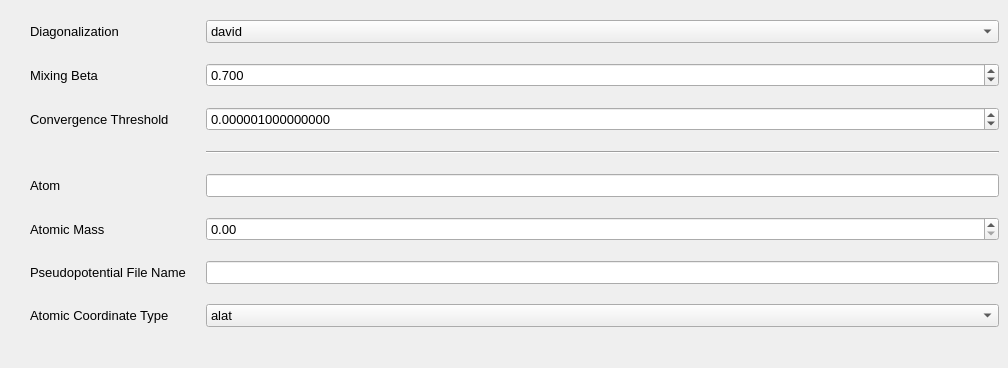
           <widget class="QWidget" name="tab_6">
            <attribute name="title">
             <string>Electrons</string>
            </attribute>
            <widget class="QWidget" name="">
             <property name="geometry">
              <rect>
               <x>10</x>
               <y>20</y>
               <width>989</width>
               <height>339</height>
              </rect>
             </property>
             <layout class="QFormLayout" name="formLayout_5">
              <property name="horizontalSpacing">
               <number>20</number>
              </property>
              <property name="verticalSpacing">
               <number>20</number>
              </property>
              <item row="1" column="0">
               <widget class="QLabel" name="label_11">
                <property name="font">
                 <font>
                  <pointsize>10</pointsize>
                 </font>
                </property>
                <property name="toolTip">
                 <string>&lt;html&gt;&lt;head/&gt;&lt;body&gt;&lt;pre style=&quot; margin-top:12px; margin-bottom:0px; margin-left:40px; margin-right:40px; -qt-block-indent:0; text-indent:0px;&quot;&gt;&lt;span style=&quot; font-family:'Courier New';&quot;&gt; Available options are:&lt;/span&gt;&lt;/pre&gt;&lt;pre style=&quot; margin-top:0px; margin-bottom:-13px; margin-left:40px; margin-right:40px; -qt-block-indent:0; text-indent:0px;&quot;&gt;&lt;span style=&quot; font-family:'Courier New';&quot;/&gt;&lt;/pre&gt;&lt;p&gt;&lt;span style=&quot; font-family:'Courier New';&quot;&gt;'david' :&lt;/span&gt;&lt;/p&gt;&lt;pre style=&quot; margin-top:0px; margin-bottom:0px; margin-left:90px; margin-right:40px; -qt-block-indent:0; text-indent:0px;&quot;&gt;&lt;span style=&quot; font-family:'Courier New';&quot;&gt;Davidson iterative diagonalization with overlap matrix&lt;/span&gt;&lt;/pre&gt;&lt;pre style=&quot; margin-top:0px; margin-bottom:0px; margin-left:90px; margin-right:40px; -qt-block-indent:0; text-indent:0px;&quot;&gt;&lt;span style=&quot; font-family:'Courier New';&quot;&gt;(default). Fast, may in some rare cases fail.&lt;/span&gt;&lt;/pre&gt;&lt;pre style=&quot; margin-top:0px; margin-bottom:-13px; margin-left:90px; margin-right:40px; -qt-block-indent:0; text-indent:0px;&quot;&gt;&lt;span style=&quot; font-family:'Courier New';&quot;/&gt;&lt;/pre&gt;&lt;p&gt;&lt;span style=&quot; font-family:'Courier New';&quot;&gt;'cg' :&lt;/span&gt;&lt;/p&gt;&lt;pre style=&quot; margin-top:0px; margin-bottom:0px; margin-left:90px; margin-right:40px; -qt-block-indent:0; text-indent:0px;&quot;&gt;&lt;span style=&quot; font-family:'Courier New';&quot;&gt;Conjugate-gradient-like band-by-band diagonalization.&lt;/span&gt;&lt;/pre&gt;&lt;pre style=&quot; margin-top:0px; margin-bottom:0px; margin-left:90px; margin-right:40px; -qt-block-indent:0; text-indent:0px;&quot;&gt;&lt;span style=&quot; font-family:'Courier New';&quot;&gt;MUCH slower than 'david' but uses less memory and is&lt;/span&gt;&lt;/pre&gt;&lt;pre style=&quot; margin-top:0px; margin-bottom:0px; margin-left:90px; margin-right:40px; -qt-block-indent:0; text-indent:0px;&quot;&gt;&lt;span style=&quot; font-family:'Courier New';&quot;&gt;(a little bit) more robust.&lt;/span&gt;&lt;/pre&gt;&lt;pre style=&quot; margin-top:0px; margin-bottom:-13px; margin-left:90px; margin-right:40px; -qt-block-indent:0; text-indent:0px;&quot;&gt;&lt;span style=&quot; font-family:'Courier New';&quot;/&gt;&lt;/pre&gt;&lt;p&gt;&lt;span style=&quot; font-family:'Courier New';&quot;&gt;'ppcg' :&lt;/span&gt;&lt;/p&gt;&lt;pre style=&quot; margin-top:0px; margin-bottom:0px; margin-left:90px; margin-right:40px; -qt-block-indent:0; text-indent:0px;&quot;&gt;&lt;span style=&quot; font-family:'Courier New';&quot;&gt;PPCG iterative diagonalization&lt;/span&gt;&lt;/pre&gt;&lt;pre style=&quot; margin-top:0px; margin-bottom:-13px; margin-left:90px; margin-right:40px; -qt-block-indent:0; text-indent:0px;&quot;&gt;&lt;span style=&quot; font-family:'Courier New';&quot;/&gt;&lt;/pre&gt;&lt;p&gt;&lt;span style=&quot; font-family:'Courier New';&quot;&gt;'paro', 'ParO' :&lt;/span&gt;&lt;/p&gt;&lt;pre style=&quot; margin-top:0px; margin-bottom:0px; margin-left:90px; margin-right:40px; -qt-block-indent:0; text-indent:0px;&quot;&gt;&lt;span style=&quot; font-family:'Courier New';&quot;&gt;ParO iterative diagonalization&lt;/span&gt;&lt;/pre&gt;&lt;pre style=&quot; margin-top:0px; margin-bottom:-13px; margin-left:90px; margin-right:40px; -qt-block-indent:0; text-indent:0px;&quot;&gt;&lt;span style=&quot; font-family:'Courier New';&quot;/&gt;&lt;/pre&gt;&lt;p&gt;&lt;span style=&quot; font-family:'Courier New';&quot;&gt;'rmm-davidson', 'rmm-paro' :&lt;/span&gt;&lt;/p&gt;&lt;pre style=&quot; margin-top:0px; margin-bottom:0px; margin-left:90px; margin-right:40px; -qt-block-indent:0; text-indent:0px;&quot;&gt;&lt;span style=&quot; font-family:'Courier New';&quot;&gt;RMM-DIIS iterative diagonalization.&lt;/span&gt;&lt;/pre&gt;&lt;pre style=&quot; margin-top:0px; margin-bottom:0px; margin-left:90px; margin-right:40px; -qt-block-indent:0; text-indent:0px;&quot;&gt;&lt;span style=&quot; font-family:'Courier New';&quot;&gt;To stabilize the SCF loop&lt;/span&gt;&lt;/pre&gt;&lt;pre style=&quot; margin-top:0px; margin-bottom:0px; margin-left:90px; margin-right:40px; -qt-block-indent:0; text-indent:0px;&quot;&gt;&lt;span style=&quot; font-family:'Courier New';&quot;&gt;RMM-DIIS is alternated with calls to Davidson or&lt;/span&gt;&lt;/pre&gt;&lt;pre style=&quot; margin-top:0px; margin-bottom:0px; margin-left:90px; margin-right:40px; -qt-block-indent:0; text-indent:0px;&quot;&gt;&lt;span style=&quot; font-family:'Courier New';&quot;&gt;ParO  solvers depending on the string used.&lt;/span&gt;&lt;/pre&gt;&lt;pre style=&quot; margin-top:0px; margin-bottom:0px; margin-left:90px; margin-right:40px; -qt-block-indent:0; text-indent:0px;&quot;&gt;&lt;span style=&quot; font-family:'Courier New';&quot;&gt;Other variables that can be used to tune the behavior of&lt;/span&gt;&lt;/pre&gt;&lt;pre style=&quot; margin-top:0px; margin-bottom:0px; margin-left:90px; margin-right:40px; -qt-block-indent:0; text-indent:0px;&quot;&gt;&lt;span style=&quot; font-family:'Courier New';&quot;&gt;RMM-DIIS are:  &lt;/span&gt;&lt;a href=&quot;https://www.quantum-espresso.org/Doc/INPUT_PW.html#diago_rmm_ndim&quot;&gt;&lt;span style=&quot; font-family:'Courier New'; text-decoration: underline; color:#0000ff;&quot;&gt;diago_rmm_ndim&lt;/span&gt;&lt;/a&gt;&lt;span style=&quot; font-family:'Courier New';&quot;&gt; and &lt;/span&gt;&lt;a href=&quot;https://www.quantum-espresso.org/Doc/INPUT_PW.html#diago_rmm_conv&quot;&gt;&lt;span style=&quot; font-family:'Courier New'; text-decoration: underline; color:#0000ff;&quot;&gt;diago_rmm_conv&lt;/span&gt;&lt;/a&gt;&lt;/pre&gt;&lt;pre style=&quot; margin-top:0px; margin-bottom:-13px; margin-left:90px; margin-right:40px; -qt-block-indent:0; text-indent:0px;&quot;&gt;&lt;span style=&quot; font-family:'Courier New';&quot;/&gt;&lt;/pre&gt;&lt;/body&gt;&lt;/html&gt;</string>
                </property>
                <property name="text">
                 <string>Diagonalization</string>
                </property>
                <property name="indent">
                 <number>20</number>
                </property>
               </widget>
              </item>
              <item row="1" column="1">
               <widget class="QComboBox" name="comboBox_4">
                <property name="font">
                 <font>
                  <pointsize>10</pointsize>
                 </font>
                </property>
                <item>
                 <property name="text">
                  <string>david</string>
                 </property>
                </item>
                <item>
                 <property name="text">
                  <string>cg</string>
                 </property>
                </item>
                <item>
                 <property name="text">
                  <string>ppcg</string>
                 </property>
                </item>
                <item>
                 <property name="text">
                  <string>paro</string>
                 </property>
                </item>
                <item>
                 <property name="text">
                  <string>rmm-davidson</string>
                 </property>
                </item>
               </widget>
              </item>
              <item row="2" column="0">
               <widget class="QLabel" name="label_15">
                <property name="font">
                 <font>
                  <pointsize>10</pointsize>
                 </font>
                </property>
                <property name="toolTip">
                 <string>&lt;html&gt;&lt;head/&gt;&lt;body&gt;&lt;pre style=&quot; margin-top:12px; margin-bottom:-13px; margin-left:0px; margin-right:0px; -qt-block-indent:0; text-indent:0px;&quot;&gt;&lt;span style=&quot; font-family:'Courier New';&quot;&gt;mixing factor for self-consistency&lt;/span&gt;&lt;/pre&gt;&lt;/body&gt;&lt;/html&gt;</string>
                </property>
                <property name="text">
                 <string>Mixing Beta</string>
                </property>
                <property name="indent">
                 <number>20</number>
                </property>
               </widget>
              </item>
              <item row="2" column="1">
               <widget class="QDoubleSpinBox" name="doubleSpinBox_5">
                <property name="font">
                 <font>
                  <pointsize>10</pointsize>
                 </font>
                </property>
                <property name="decimals">
                 <number>3</number>
                </property>
                <property name="singleStep">
                 <double>0.010000000000000</double>
                </property>
                <property name="value">
                 <double>0.700000000000000</double>
                </property>
               </widget>
              </item>
              <item row="3" column="0">
               <widget class="QLabel" name="label_12">
                <property name="font">
                 <font>
                  <pointsize>10</pointsize>
                 </font>
                </property>
                <property name="toolTip">
                 <string>&lt;html&gt;&lt;head/&gt;&lt;body&gt;&lt;pre style=&quot; margin-top:12px; margin-bottom:0px; margin-left:0px; margin-right:0px; -qt-block-indent:0; text-indent:0px;&quot;&gt;&lt;span style=&quot; font-family:'Courier New';&quot;&gt;Convergence threshold for selfconsistency:&lt;/span&gt;&lt;/pre&gt;&lt;pre style=&quot; margin-top:0px; margin-bottom:0px; margin-left:0px; margin-right:0px; -qt-block-indent:0; text-indent:0px;&quot;&gt;&lt;span style=&quot; font-family:'Courier New';&quot;&gt;   estimated energy error &amp;lt; conv_thr&lt;/span&gt;&lt;/pre&gt;&lt;pre style=&quot; margin-top:0px; margin-bottom:0px; margin-left:0px; margin-right:0px; -qt-block-indent:0; text-indent:0px;&quot;&gt;&lt;span style=&quot; font-family:'Courier New';&quot;&gt;(note that conv_thr is extensive, like the total energy).&lt;/span&gt;&lt;/pre&gt;&lt;pre style=&quot;-qt-paragraph-type:empty; margin-top:0px; margin-bottom:0px; margin-left:0px; margin-right:0px; -qt-block-indent:0; text-indent:0px; font-family:'Courier New';&quot;&gt;&lt;br/&gt;&lt;/pre&gt;&lt;pre style=&quot; margin-top:0px; margin-bottom:0px; margin-left:0px; margin-right:0px; -qt-block-indent:0; text-indent:0px;&quot;&gt;&lt;span style=&quot; font-family:'Courier New';&quot;&gt;For non-self-consistent calculations, conv_thr is used&lt;/span&gt;&lt;/pre&gt;&lt;pre style=&quot; margin-top:0px; margin-bottom:0px; margin-left:0px; margin-right:0px; -qt-block-indent:0; text-indent:0px;&quot;&gt;&lt;span style=&quot; font-family:'Courier New';&quot;&gt;to set the default value of the threshold (ethr) for&lt;/span&gt;&lt;/pre&gt;&lt;pre style=&quot; margin-top:0px; margin-bottom:-13px; margin-left:0px; margin-right:0px; -qt-block-indent:0; text-indent:0px;&quot;&gt;&lt;span style=&quot; font-family:'Courier New';&quot;&gt;iterative diagonalization: see &lt;/span&gt;&lt;a href=&quot;https://www.quantum-espresso.org/Doc/INPUT_PW.html#diago_thr_init&quot;&gt;&lt;span style=&quot; font-family:'Courier New'; text-decoration: underline; color:#0000ff;&quot;&gt;diago_thr_init&lt;/span&gt;&lt;/a&gt;&lt;/pre&gt;&lt;/body&gt;&lt;/html&gt;</string>
                </property>
                <property name="text">
                 <string>Convergence Threshold</string>
                </property>
                <property name="indent">
                 <number>20</number>
                </property>
               </widget>
              </item>
              <item row="3" column="1">
               <widget class="QDoubleSpinBox" name="doubleSpinBox_4">
                <property name="sizePolicy">
                 <sizepolicy hsizetype="Expanding" vsizetype="Fixed">
                  <horstretch>0</horstretch>
                  <verstretch>0</verstretch>
                 </sizepolicy>
                </property>
                <property name="font">
                 <font>
                  <pointsize>10</pointsize>
                 </font>
                </property>
                <property name="decimals">
                 <number>15</number>
                </property>
                <property name="maximum">
                 <double>10.000000000000000</double>
                </property>
                <property name="singleStep">
                 <double>0.000001000000000</double>
                </property>
                <property name="value">
                 <double>0.000001000000000</double>
                </property>
               </widget>
              </item>
              <item row="4" column="1">
               <widget class="Line" name="line">
                <property name="orientation">
                 <enum>Qt::Horizontal</enum>
                </property>
               </widget>
              </item>
              <item row="5" column="0">
               <widget class="QLabel" name="label_13">
                <property name="font">
                 <font>
                  <pointsize>10</pointsize>
                 </font>
                </property>
                <property name="toolTip">
                 <string>&lt;html&gt;&lt;head/&gt;&lt;body&gt;&lt;pre style=&quot; margin-top:12px; margin-bottom:0px; margin-left:0px; margin-right:0px; -qt-block-indent:0; text-indent:0px;&quot;&gt;&lt;span style=&quot; font-family:'Courier New';&quot;&gt;label of the atom. Acceptable syntax:&lt;/span&gt;&lt;/pre&gt;&lt;pre style=&quot; margin-top:0px; margin-bottom:0px; margin-left:0px; margin-right:0px; -qt-block-indent:0; text-indent:0px;&quot;&gt;&lt;span style=&quot; font-family:'Courier New';&quot;&gt;chemical symbol X (1 or 2 characters, case-insensitive)&lt;/span&gt;&lt;/pre&gt;&lt;pre style=&quot; margin-top:0px; margin-bottom:0px; margin-left:0px; margin-right:0px; -qt-block-indent:0; text-indent:0px;&quot;&gt;&lt;span style=&quot; font-family:'Courier New';&quot;&gt;or chemical symbol plus a number or a letter, as in&lt;/span&gt;&lt;/pre&gt;&lt;pre style=&quot; margin-top:0px; margin-bottom:0px; margin-left:0px; margin-right:0px; -qt-block-indent:0; text-indent:0px;&quot;&gt;&lt;span style=&quot; font-family:'Courier New';&quot;&gt;&amp;quot;Xn&amp;quot; (e.g. Fe1) or &amp;quot;X_*&amp;quot; or &amp;quot;X-*&amp;quot; (e.g. C1, C_h;&lt;/span&gt;&lt;/pre&gt;&lt;pre style=&quot; margin-top:0px; margin-bottom:-13px; margin-left:0px; margin-right:0px; -qt-block-indent:0; text-indent:0px;&quot;&gt;&lt;span style=&quot; font-family:'Courier New';&quot;&gt;max total length cannot exceed 3 characters)&lt;/span&gt;&lt;/pre&gt;&lt;/body&gt;&lt;/html&gt;</string>
                </property>
                <property name="text">
                 <string>Atom</string>
                </property>
                <property name="indent">
                 <number>20</number>
                </property>
               </widget>
              </item>
              <item row="5" column="1">
               <widget class="QLineEdit" name="lineEdit_4">
                <property name="font">
                 <font>
                  <pointsize>10</pointsize>
                 </font>
                </property>
               </widget>
              </item>
              <item row="6" column="0">
               <widget class="QLabel" name="label_14">
                <property name="font">
                 <font>
                  <pointsize>10</pointsize>
                 </font>
                </property>
                <property name="toolTip">
                 <string>&lt;html&gt;&lt;head/&gt;&lt;body&gt;&lt;pre style=&quot; margin-top:12px; margin-bottom:0px; margin-left:0px; margin-right:0px; -qt-block-indent:0; text-indent:0px;&quot;&gt;&lt;span style=&quot; font-family:'Courier New';&quot;&gt;mass of the atomic species [amu: mass of C = 12]&lt;/span&gt;&lt;/pre&gt;&lt;pre style=&quot; margin-top:0px; margin-bottom:0px; margin-left:0px; margin-right:0px; -qt-block-indent:0; text-indent:0px;&quot;&gt;&lt;span style=&quot; font-family:'Courier New';&quot;&gt;Used only when performing Molecular Dynamics run&lt;/span&gt;&lt;/pre&gt;&lt;pre style=&quot; margin-top:0px; margin-bottom:0px; margin-left:0px; margin-right:0px; -qt-block-indent:0; text-indent:0px;&quot;&gt;&lt;span style=&quot; font-family:'Courier New';&quot;&gt;or structural optimization runs using Damped MD.&lt;/span&gt;&lt;/pre&gt;&lt;pre style=&quot; margin-top:0px; margin-bottom:0px; margin-left:0px; margin-right:0px; -qt-block-indent:0; text-indent:0px;&quot;&gt;&lt;span style=&quot; font-family:'Courier New';&quot;&gt;Not actually used in all other cases (but stored&lt;/span&gt;&lt;/pre&gt;&lt;pre style=&quot; margin-top:0px; margin-bottom:0px; margin-left:0px; margin-right:0px; -qt-block-indent:0; text-indent:0px;&quot;&gt;&lt;span style=&quot; font-family:'Courier New';&quot;&gt;in data files, so phonon calculations will use&lt;/span&gt;&lt;/pre&gt;&lt;pre style=&quot; margin-top:0px; margin-bottom:-13px; margin-left:0px; margin-right:0px; -qt-block-indent:0; text-indent:0px;&quot;&gt;&lt;span style=&quot; font-family:'Courier New';&quot;&gt;these values unless other values are provided)&lt;/span&gt;&lt;/pre&gt;&lt;/body&gt;&lt;/html&gt;</string>
                </property>
                <property name="text">
                 <string>Atomic Mass</string>
                </property>
                <property name="indent">
                 <number>20</number>
                </property>
               </widget>
              </item>
              <item row="6" column="1">
               <widget class="QDoubleSpinBox" name="doubleSpinBox_6">
                <property name="font">
                 <font>
                  <pointsize>10</pointsize>
                 </font>
                </property>
               </widget>
              </item>
              <item row="7" column="0">
               <widget class="QLabel" name="label_16">
                <property name="font">
                 <font>
                  <pointsize>10</pointsize>
                 </font>
                </property>
                <property name="toolTip">
                 <string>&lt;html&gt;&lt;head/&gt;&lt;body&gt;&lt;pre style=&quot; margin-top:12px; margin-bottom:0px; margin-left:0px; margin-right:0px; -qt-block-indent:0; text-indent:0px;&quot;&gt;&lt;span style=&quot; font-family:'Courier New';&quot;&gt;File containing PP for this species.&lt;/span&gt;&lt;/pre&gt;&lt;pre style=&quot;-qt-paragraph-type:empty; margin-top:0px; margin-bottom:0px; margin-left:0px; margin-right:0px; -qt-block-indent:0; text-indent:0px; font-family:'Courier New';&quot;&gt;&lt;br/&gt;&lt;/pre&gt;&lt;pre style=&quot; margin-top:0px; margin-bottom:0px; margin-left:0px; margin-right:0px; -qt-block-indent:0; text-indent:0px;&quot;&gt;&lt;span style=&quot; font-family:'Courier New';&quot;&gt;The pseudopotential file is assumed to be in the new UPF format.&lt;/span&gt;&lt;/pre&gt;&lt;pre style=&quot; margin-top:0px; margin-bottom:0px; margin-left:0px; margin-right:0px; -qt-block-indent:0; text-indent:0px;&quot;&gt;&lt;span style=&quot; font-family:'Courier New';&quot;&gt;If it doesn't work, the pseudopotential format is determined by&lt;/span&gt;&lt;/pre&gt;&lt;pre style=&quot; margin-top:0px; margin-bottom:0px; margin-left:0px; margin-right:0px; -qt-block-indent:0; text-indent:0px;&quot;&gt;&lt;span style=&quot; font-family:'Courier New';&quot;&gt;the file name:&lt;/span&gt;&lt;/pre&gt;&lt;pre style=&quot;-qt-paragraph-type:empty; margin-top:0px; margin-bottom:0px; margin-left:0px; margin-right:0px; -qt-block-indent:0; text-indent:0px; font-family:'Courier New';&quot;&gt;&lt;br/&gt;&lt;/pre&gt;&lt;pre style=&quot; margin-top:0px; margin-bottom:0px; margin-left:0px; margin-right:0px; -qt-block-indent:0; text-indent:0px;&quot;&gt;&lt;span style=&quot; font-family:'Courier New';&quot;&gt;*.vdb or *.van     Vanderbilt US pseudopotential code&lt;/span&gt;&lt;/pre&gt;&lt;pre style=&quot; margin-top:0px; margin-bottom:0px; margin-left:0px; margin-right:0px; -qt-block-indent:0; text-indent:0px;&quot;&gt;&lt;span style=&quot; font-family:'Courier New';&quot;&gt;*.RRKJ3            Andrea Dal Corso's code (old format)&lt;/span&gt;&lt;/pre&gt;&lt;pre style=&quot; margin-top:0px; margin-bottom:-13px; margin-left:0px; margin-right:0px; -qt-block-indent:0; text-indent:0px;&quot;&gt;&lt;span style=&quot; font-family:'Courier New';&quot;&gt;none of the above  old PWscf norm-conserving format&lt;/span&gt;&lt;/pre&gt;&lt;/body&gt;&lt;/html&gt;</string>
                </property>
                <property name="text">
                 <string>Pseudopotential File Name</string>
                </property>
                <property name="indent">
                 <number>20</number>
                </property>
               </widget>
              </item>
              <item row="7" column="1">
               <widget class="QLineEdit" name="lineEdit_5">
                <property name="font">
                 <font>
                  <pointsize>10</pointsize>
                 </font>
                </property>
               </widget>
              </item>
              <item row="8" column="0">
               <widget class="QLabel" name="label_17">
                <property name="font">
                 <font>
                  <pointsize>10</pointsize>
                 </font>
                </property>
                <property name="toolTip">
                 <string>&lt;html&gt;&lt;head/&gt;&lt;body&gt;&lt;pre style=&quot; margin-top:12px; margin-bottom:0px; margin-left:40px; margin-right:40px; -qt-block-indent:0; text-indent:0px;&quot;&gt;&lt;span style=&quot; font-family:'Courier New';&quot;&gt;Units for ATOMIC_POSITIONS:&lt;/span&gt;&lt;/pre&gt;&lt;pre style=&quot; margin-top:0px; margin-bottom:-13px; margin-left:40px; margin-right:40px; -qt-block-indent:0; text-indent:0px;&quot;&gt;&lt;span style=&quot; font-family:'Courier New';&quot;/&gt;&lt;/pre&gt;&lt;p&gt;&lt;span style=&quot; font-family:'Courier New';&quot;&gt;alat :&lt;/span&gt;&lt;/p&gt;&lt;pre style=&quot; margin-top:0px; margin-bottom:0px; margin-left:90px; margin-right:40px; -qt-block-indent:0; text-indent:0px;&quot;&gt;&lt;span style=&quot; font-family:'Courier New';&quot;&gt;atomic positions are in cartesian coordinates, in&lt;/span&gt;&lt;/pre&gt;&lt;pre style=&quot; margin-top:0px; margin-bottom:0px; margin-left:90px; margin-right:40px; -qt-block-indent:0; text-indent:0px;&quot;&gt;&lt;span style=&quot; font-family:'Courier New';&quot;&gt;units of the lattice parameter (either celldm(1)&lt;/span&gt;&lt;/pre&gt;&lt;pre style=&quot; margin-top:0px; margin-bottom:0px; margin-left:90px; margin-right:40px; -qt-block-indent:0; text-indent:0px;&quot;&gt;&lt;span style=&quot; font-family:'Courier New';&quot;&gt;or A). If no option is specified, 'alat' is assumed;&lt;/span&gt;&lt;/pre&gt;&lt;pre style=&quot; margin-top:0px; margin-bottom:0px; margin-left:90px; margin-right:40px; -qt-block-indent:0; text-indent:0px;&quot;&gt;&lt;span style=&quot; font-family:'Courier New';&quot;&gt;not specifying units is DEPRECATED and will no&lt;/span&gt;&lt;/pre&gt;&lt;pre style=&quot; margin-top:0px; margin-bottom:0px; margin-left:90px; margin-right:40px; -qt-block-indent:0; text-indent:0px;&quot;&gt;&lt;span style=&quot; font-family:'Courier New';&quot;&gt;longer be allowed in the future&lt;/span&gt;&lt;/pre&gt;&lt;pre style=&quot; margin-top:0px; margin-bottom:-13px; margin-left:90px; margin-right:40px; -qt-block-indent:0; text-indent:0px;&quot;&gt;&lt;span style=&quot; font-family:'Courier New';&quot;/&gt;&lt;/pre&gt;&lt;p&gt;&lt;span style=&quot; font-family:'Courier New';&quot;&gt;bohr :&lt;/span&gt;&lt;/p&gt;&lt;pre style=&quot; margin-top:0px; margin-bottom:0px; margin-left:90px; margin-right:40px; -qt-block-indent:0; text-indent:0px;&quot;&gt;&lt;span style=&quot; font-family:'Courier New';&quot;&gt;atomic positions are in cartesian coordinate,&lt;/span&gt;&lt;/pre&gt;&lt;pre style=&quot; margin-top:0px; margin-bottom:0px; margin-left:90px; margin-right:40px; -qt-block-indent:0; text-indent:0px;&quot;&gt;&lt;span style=&quot; font-family:'Courier New';&quot;&gt;in atomic units (i.e. Bohr radii)&lt;/span&gt;&lt;/pre&gt;&lt;pre style=&quot; margin-top:0px; margin-bottom:-13px; margin-left:90px; margin-right:40px; -qt-block-indent:0; text-indent:0px;&quot;&gt;&lt;span style=&quot; font-family:'Courier New';&quot;/&gt;&lt;/pre&gt;&lt;p&gt;&lt;span style=&quot; font-family:'Courier New';&quot;&gt;angstrom :&lt;/span&gt;&lt;/p&gt;&lt;pre style=&quot; margin-top:0px; margin-bottom:0px; margin-left:90px; margin-right:40px; -qt-block-indent:0; text-indent:0px;&quot;&gt;&lt;span style=&quot; font-family:'Courier New';&quot;&gt;atomic positions are in cartesian coordinates, in Angstrom&lt;/span&gt;&lt;/pre&gt;&lt;pre style=&quot; margin-top:0px; margin-bottom:-13px; margin-left:90px; margin-right:40px; -qt-block-indent:0; text-indent:0px;&quot;&gt;&lt;span style=&quot; font-family:'Courier New';&quot;/&gt;&lt;/pre&gt;&lt;p&gt;&lt;span style=&quot; font-family:'Courier New';&quot;&gt;crystal :&lt;/span&gt;&lt;/p&gt;&lt;pre style=&quot; margin-top:0px; margin-bottom:0px; margin-left:90px; margin-right:40px; -qt-block-indent:0; text-indent:0px;&quot;&gt;&lt;span style=&quot; font-family:'Courier New';&quot;&gt;atomic positions are in crystal coordinates, i.e.&lt;/span&gt;&lt;/pre&gt;&lt;pre style=&quot; margin-top:0px; margin-bottom:0px; margin-left:90px; margin-right:40px; -qt-block-indent:0; text-indent:0px;&quot;&gt;&lt;span style=&quot; font-family:'Courier New';&quot;&gt;in relative coordinates of the primitive lattice&lt;/span&gt;&lt;/pre&gt;&lt;pre style=&quot; margin-top:0px; margin-bottom:0px; margin-left:90px; margin-right:40px; -qt-block-indent:0; text-indent:0px;&quot;&gt;&lt;span style=&quot; font-family:'Courier New';&quot;&gt;vectors as defined either in card &lt;/span&gt;&lt;a href=&quot;https://www.quantum-espresso.org/Doc/INPUT_PW.html#CELL_PARAMETERS&quot;&gt;&lt;span style=&quot; font-family:'Courier New'; text-decoration: underline; color:#0000ff;&quot;&gt;CELL_PARAMETERS&lt;/span&gt;&lt;/a&gt;&lt;/pre&gt;&lt;pre style=&quot; margin-top:0px; margin-bottom:0px; margin-left:90px; margin-right:40px; -qt-block-indent:0; text-indent:0px;&quot;&gt;&lt;span style=&quot; font-family:'Courier New';&quot;&gt;or via the ibrav + celldm / a,b,c... variables&lt;/span&gt;&lt;/pre&gt;&lt;pre style=&quot; margin-top:0px; margin-bottom:-13px; margin-left:90px; margin-right:40px; -qt-block-indent:0; text-indent:0px;&quot;&gt;&lt;span style=&quot; font-family:'Courier New';&quot;/&gt;&lt;/pre&gt;&lt;p&gt;&lt;span style=&quot; font-family:'Courier New';&quot;&gt;crystal_sg :&lt;/span&gt;&lt;/p&gt;&lt;pre style=&quot; margin-top:0px; margin-bottom:0px; margin-left:90px; margin-right:40px; -qt-block-indent:0; text-indent:0px;&quot;&gt;&lt;span style=&quot; font-family:'Courier New';&quot;&gt;atomic positions are in crystal coordinates, i.e.&lt;/span&gt;&lt;/pre&gt;&lt;pre style=&quot; margin-top:0px; margin-bottom:0px; margin-left:90px; margin-right:40px; -qt-block-indent:0; text-indent:0px;&quot;&gt;&lt;span style=&quot; font-family:'Courier New';&quot;&gt;in relative coordinates of the primitive lattice.&lt;/span&gt;&lt;/pre&gt;&lt;pre style=&quot; margin-top:0px; margin-bottom:0px; margin-left:90px; margin-right:40px; -qt-block-indent:0; text-indent:0px;&quot;&gt;&lt;span style=&quot; font-family:'Courier New';&quot;&gt;This option differs from the previous one because&lt;/span&gt;&lt;/pre&gt;&lt;pre style=&quot; margin-top:0px; margin-bottom:0px; margin-left:90px; margin-right:40px; -qt-block-indent:0; text-indent:0px;&quot;&gt;&lt;span style=&quot; font-family:'Courier New';&quot;&gt;in this case only the symmetry inequivalent atoms&lt;/span&gt;&lt;/pre&gt;&lt;pre style=&quot; margin-top:0px; margin-bottom:0px; margin-left:90px; margin-right:40px; -qt-block-indent:0; text-indent:0px;&quot;&gt;&lt;span style=&quot; font-family:'Courier New';&quot;&gt;are given. The variable &lt;/span&gt;&lt;a href=&quot;https://www.quantum-espresso.org/Doc/INPUT_PW.html#space_group&quot;&gt;&lt;span style=&quot; font-family:'Courier New'; text-decoration: underline; color:#0000ff;&quot;&gt;space_group&lt;/span&gt;&lt;/a&gt;&lt;span style=&quot; font-family:'Courier New';&quot;&gt; must indicate&lt;/span&gt;&lt;/pre&gt;&lt;pre style=&quot; margin-top:0px; margin-bottom:0px; margin-left:90px; margin-right:40px; -qt-block-indent:0; text-indent:0px;&quot;&gt;&lt;span style=&quot; font-family:'Courier New';&quot;&gt;the space group number used to find the symmetry&lt;/span&gt;&lt;/pre&gt;&lt;pre style=&quot; margin-top:0px; margin-bottom:0px; margin-left:90px; margin-right:40px; -qt-block-indent:0; text-indent:0px;&quot;&gt;&lt;span style=&quot; font-family:'Courier New';&quot;&gt;equivalent atoms. The other variables that control&lt;/span&gt;&lt;/pre&gt;&lt;pre style=&quot; margin-top:0px; margin-bottom:0px; margin-left:90px; margin-right:40px; -qt-block-indent:0; text-indent:0px;&quot;&gt;&lt;span style=&quot; font-family:'Courier New';&quot;&gt;this option are uniqueb, origin_choice, and&lt;/span&gt;&lt;/pre&gt;&lt;pre style=&quot; margin-top:0px; margin-bottom:0px; margin-left:90px; margin-right:40px; -qt-block-indent:0; text-indent:0px;&quot;&gt;&lt;span style=&quot; font-family:'Courier New';&quot;&gt;rhombohedral.&lt;/span&gt;&lt;/pre&gt;&lt;pre style=&quot; margin-top:0px; margin-bottom:-13px; margin-left:90px; margin-right:40px; -qt-block-indent:0; text-indent:0px;&quot;&gt;&lt;span style=&quot; font-family:'Courier New';&quot;/&gt;&lt;/pre&gt;&lt;/body&gt;&lt;/html&gt;</string>
                </property>
                <property name="text">
                 <string>Atomic Coordinate Type</string>
                </property>
                <property name="indent">
                 <number>20</number>
                </property>
               </widget>
              </item>
              <item row="8" column="1">
               <widget class="QComboBox" name="comboBox_2">
                <property name="font">
                 <font>
                  <pointsize>10</pointsize>
                 </font>
                </property>
                <item>
                 <property name="text">
                  <string>alat</string>
                 </property>
                </item>
                <item>
                 <property name="text">
                  <string>bohr</string>
                 </property>
                </item>
                <item>
                 <property name="text">
                  <string>angstrom</string>
                 </property>
                </item>
                <item>
                 <property name="text">
                  <string>crystal</string>
                 </property>
                </item>
                <item>
                 <property name="text">
                  <string>crystal_sg</string>
                 </property>
                </item>
               </widget>
              </item>
             </layout>
            </widget>
           </widget>
